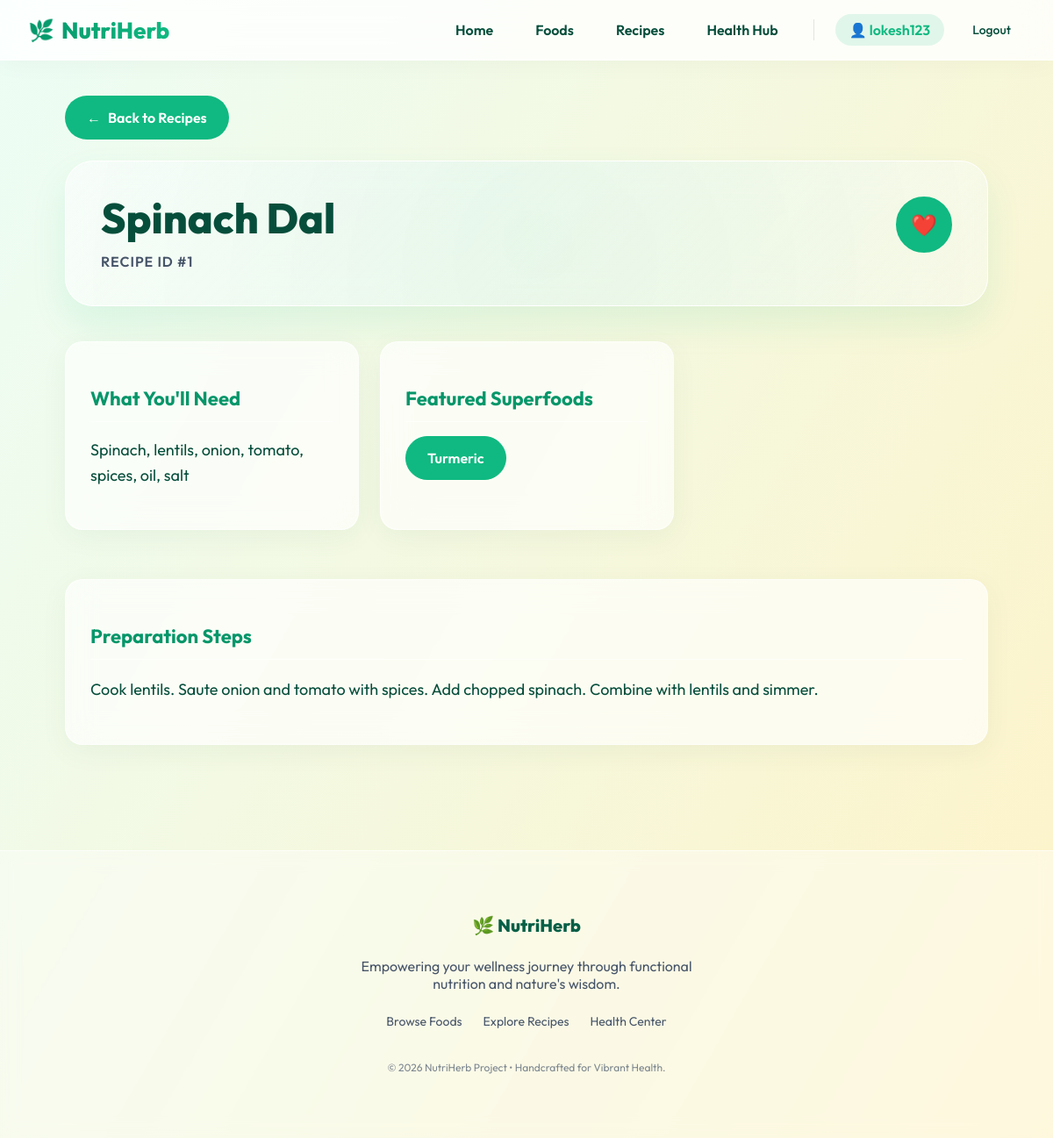
Page /recipes/1/ (signed in) on the committed database.
### nutrition/models.py (models this page shows, shortened)
class Recipe(models.Model):
    title = models.CharField(max_length=255)
    ingredients = models.TextField(blank=True)
    steps = models.TextField(blank=True)
    herbs_or_foods = models.ManyToManyField(
        'HerbOrFood',
        related_name='recipes',
        blank=True
    )

class HerbOrFood(models.Model):
    name = models.CharField(max_length=255)
    category = models.CharField(max_length=255)
    nutrients = models.TextField(blank=True)
    benefits = models.TextField(blank=True)
    class Meta:
        verbose_name_plural = "Herbs & Foods"

### nutrition/views.py (the view)
# urls.py: path('recipes/<int:recipe_id>/', recipe_detail_view, name='recipe-detail'),
def recipe_detail_view(request, recipe_id):
    recipe = get_object_or_404(Recipe, pk=recipe_id)
    related_foods = recipe.herbs_or_foods.all()
    context = {
        'recipe': recipe,
        'related_foods': related_foods,
        'is_favorited': False
    }
    if request.user.is_authenticated:
        context['is_favorited'] = Favorite.objects.filter(
            user=request.user,
            recipe=recipe
        ).exists()
    return render(request, 'recipe_detail.html', context)

### templates/recipe_detail.html (shortened to what this page needs)
{% extends 'base.html' %}
{% block content %}
  <a href="/recipes/" class="btn" style="margin-bottom:24px; display:inline-flex; align-items:center; gap:8px;"><span>←</span> Back to Recipes</a>
  <div class="hero-banner animate" style="padding: 40px; text-align: left; grid-template-columns: 1fr;">
    <div style="display:flex; justify-content:space-between; align-items:flex-start;">
      <div>
        <h1 style="font-size: 48px; color:#064e3b; margin:0 0 16px 0; font-weight:800; line-height:1;">{{ recipe.title }}</h1>
        <p class="muted" style="margin-bottom:0; font-weight:600; text-transform:uppercase; letter-spacing:1px;">Recipe ID #{{ recipe.id }}</p>
      </div>
      {% if user.is_authenticated %}
        <button id="fav-btn" data-id="{{ recipe.id }}" class="btn {% if is_favorited %}active{% endif %}" style="border-radius:50%; width:64px; height:64px; display:flex; align-items:center; justify-content:center; padding:0; font-size:24px; background: {% if is_favorited %}var(--accent){% else %}white{% endif %}; color: {% if is_favorited %}white{% else %}var(--accent){% endif %}; border: 2px solid var(--accent);">
          {% if is_favorited %}❤️{% else %}🤍{% endif %}
        </button>
      {% endif %}
    </div>
  </div>
  <div class="grid" style="margin-top:24px;">
    <section class="card animate" style="animation-delay: 0.1s;">
      <h3 style="color:#059669; border-bottom:1px solid var(--card-border); padding-bottom:12px; margin-bottom:16px;">What You'll Need</h3>
      <p style="font-size:18px; line-height:1.6; color:var(--fg);">{{ recipe.ingredients }}</p>
    </section>
    <section class="card animate" style="animation-delay: 0.2s;">
      <h3 style="color:#059669; border-bottom:1px solid var(--card-border); padding-bottom:12px; margin-bottom:16px;">Featured Superfoods</h3>
      <div class="chips" style="margin-top:16px;">
        {% for food in related_foods %}
          <span class="chip active">{{ food.name }}</span>
        {% empty %}
          <p class="muted">No explicit superfoods listed.</p>
        {% endfor %}
      </div>
    </section>
    <section class="card span-2 animate" style="animation-delay: 0.3s; grid-column: 1 / -1;">
      <h3 style="color:#059669; border-bottom:1px solid var(--card-border); padding-bottom:12px; margin-bottom:16px;">Preparation Steps</h3>
      <p style="white-space:pre-wrap; font-size:18px; line-height:1.8; color:var(--fg);">{{ recipe.steps }}</p>
    </section>
  </div>
{% endblock %}

### templates/base.html (shortened to what this page needs)
<!DOCTYPE html>
<html lang="en">
<head>
  <link rel="stylesheet" href="/static/css/styles.css">
</head>
<body>
  <header>
    <a href="/" style="text-decoration: none; color: inherit;">
      <h1>NutriHerb</h1>
    </a>
    <nav>
      <a href="/">Home</a>
      <a href="/foods/">Foods</a>
      <a href="/recipes/">Recipes</a>
      <a href="/health/">Health Hub</a>
      {% if user.is_authenticated %}
        <a href="/profile/" style="background: rgba(16,185,129,0.12); color: var(--accent); white-space: nowrap;">👤 {{ user.username }}</a>
        <a href="/logout/" style="font-weight: 500; font-size: 14px;">Logout</a>
      {% else %}
        <a href="/login/">Login</a>
        <a href="/signup/" class="btn" style="padding: 10px 24px; font-size: 14px; letter-spacing: 0.5px;">Join NutriHerb</a>
      {% endif %}
    </nav>
  </header>
  <main>
    {% block content %}{% endblock %}
  </main>
  <footer>
    <div class="container" style="padding: 40px 24px;">
      <div style="font-weight: 800; font-size: 20px; color: #065f46; margin-bottom: 24px;">🌿 NutriHerb</div>
      <p class="muted" style="max-width: 400px; margin: 0 auto 24px auto;">Empowering your wellness journey through functional nutrition and nature's wisdom.</p>
      <div style="display: flex; justify-content: center; gap: 24px; margin-bottom: 32px;">
        <a href="/foods/" class="muted" style="text-decoration: none; font-size: 14px;">Browse Foods</a>
        <a href="/recipes/" class="muted" style="text-decoration: none; font-size: 14px;">Explore Recipes</a>
        <a href="/health/" class="muted" style="text-decoration: none; font-size: 14px;">Health Center</a>
      </div>
      <small class="muted" style="font-size: 12px; opacity: 0.7;">© 2026 NutriHerb Project • Handcrafted for Vibrant Health.</small>
    </div>
  </footer>
</body>
</html>

### static/css/styles.css (style rules this page uses)
:root { --bg-color1: #ecfdf5; --bg-color2: #fef3c7; --bg-color3: #e0f2fe; --fg: #064e3b; --muted: #475569; --accent: #10b981; --accent-hover: #059669; --accent-glow: rgba(16, 185, 129, 0.4); --card-bg: rgba(255, 255, 255, 0.65); --card-border: rgba(255, 255, 255, 0.6); --glass-shadow: 0 8px 32px 0 rgba(6, 78, 59, 0.05); --glass-shadow-hover: 0 16px 40px 0 rgba(6, 78, 59, 0.12); --header-bg: rgba(255, 255, 255, 0.8); }
* { box-sizing: border-box; }
html, body { margin: 0; padding: 0; background: linear-gradient(120deg, var(--bg-color1) 0%, var(--bg-color2) 50%, var(--bg-color3) 100%); background-size: 200% 200%; animation: gradientFlow 15s ease infinite; color: var(--fg); font-family: 'Outfit', system-ui, -apple-system, sans-serif; min-height: 100vh; }
header { position: sticky; top: 0; z-index: 50; backdrop-filter: blur(20px); -webkit-backdrop-filter: blur(20px); background: var(--header-bg); border-bottom: 1px solid var(--card-border); display: flex; align-items: center; justify-content: space-between; padding: 16px 32px; box-shadow: 0 4px 30px rgba(0, 0, 0, 0.03); }
header h1 { font-size: 26px; margin: 0; font-weight: 800; background: linear-gradient(to right, #059669, #10b981); -webkit-background-clip: text; -webkit-text-fill-color: transparent; display: flex; align-items: center; gap: 8px; }
header h1::before { content: '🌿'; font-size: 24px; }
nav { display: flex; align-items: center; gap: 16px; flex-wrap: wrap; }
nav a { color: var(--fg); text-decoration: none; padding: 8px 16px; border-radius: 99px; font-weight: 600; transition: all 0.3s cubic-bezier(0.4, 0, 0.2, 1); }
main { padding: 40px 24px; max-width: 1100px; margin: 0 auto; }
.card { border: 1px solid var(--card-border); border-radius: 20px; padding: 28px; margin: 16px 0; background: var(--card-bg); backdrop-filter: blur(16px); -webkit-backdrop-filter: blur(16px); box-shadow: var(--glass-shadow); transition: all 0.4s cubic-bezier(0.25, 0.8, 0.25, 1); overflow: hidden; }
h3 { font-size: 22px; font-weight: 700; margin-bottom: 12px; }
.muted { color: var(--muted); }
.hero-banner { border: 1px solid #ffffff; background: linear-gradient(135deg, rgba(255,255,255,0.7) 0%, rgba(255,255,255,0.4) 100%); backdrop-filter: blur(24px); border-radius: 32px; padding: 56px 40px; display: grid; gap: 40px; align-items: center; position: relative; overflow: hidden; box-shadow: 0 20px 40px rgba(16, 185, 129, 0.1); }
@media (min-width: 800px) { .hero-banner { grid-template-columns: 1fr 1fr; text-align: left; } }
.hero-banner::after { content: ''; position: absolute; top: -50%; left: -50%; width: 200%; height: 200%; background: radial-gradient(circle, rgba(16,185,129,0.08) 0%, transparent 60%); z-index: -1; animation: rotateBg 25s linear infinite; }
.grid { display: grid; grid-template-columns: repeat(1, minmax(0, 1fr)); gap: 24px; }
@media (min-width: 640px) { .grid { grid-template-columns: repeat(2, minmax(0, 1fr)); } }
@media (min-width: 1024px) { .grid { grid-template-columns: repeat(3, minmax(0, 1fr)); } }
@media (min-width: 800px) { .span-2 { grid-column: span 2; } }
button, .btn, .chip { appearance: none; border: 1px solid transparent; background: var(--accent); color: #fff; padding: 14px 24px; border-radius: 99px; font-weight: 600; font-family: 'Outfit'; font-size: 16px; cursor: pointer; transition: all 0.3s cubic-bezier(0.34, 1.56, 0.64, 1); display: inline-block; text-decoration: none; }
.chip { background: rgba(255,255,255,0.8); color: var(--fg); border: 1px solid var(--card-border); }
.chip.active { background: var(--accent); color: #fff; border-color: var(--accent); }
.chips { display: flex; flex-wrap: wrap; gap: 12px; margin-bottom: 24px; }
footer { margin-top: 64px; border-top: 1px solid var(--card-border); padding: 32px; color: var(--muted); text-align: center; background: rgba(255,255,255,0.4); backdrop-filter: blur(10px); }
.animate { animation: fadeUp 0.8s cubic-bezier(0.16, 1, 0.3, 1) both; }
.animate:nth-child(2) { animation-delay: 0.15s; }
.animate:nth-child(3) { animation-delay: 0.3s; }

### rows in the picture
Recipe: title "Spinach Dal", id "1", ingredients "Spinach, lentils, onion, tomato, spices, oil, salt", steps "Cook lentils. Saute onion and tomato with spices. Add chopped spinach. Combine with lentils and simmer."
HerbOrFood: name "Turmeric"

### other values in the picture
{{ user.username }} "lokesh123"
